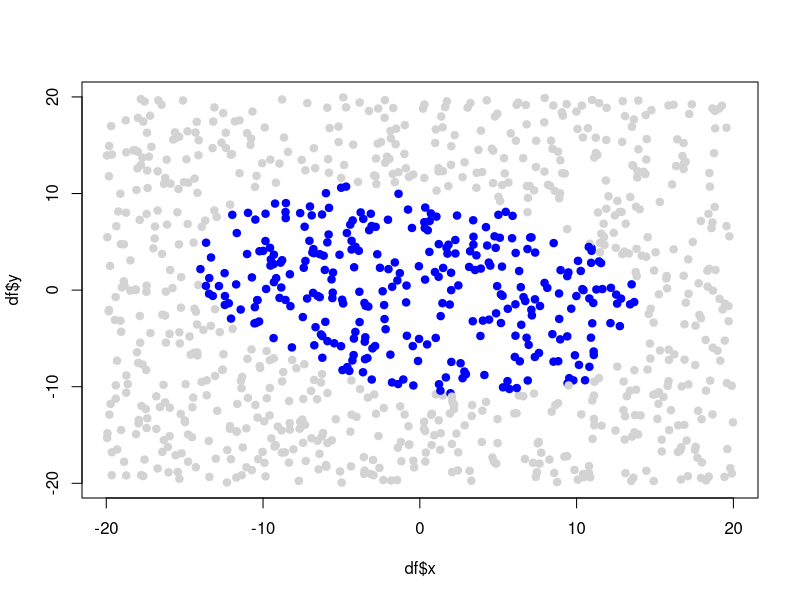

Source code (R):
length <- 20
width <- 20
n_points <- 1000

x_radius <- 10
y_radius <- 15
centre_loc <- c(0, 0)
theta <- 3 * pi / 8

df <- data.frame(x = runif(n_points, -length, length), 
                 y = runif(n_points, -width, width), 
                 color = "lightgray")

for (i in seq(n_points)) {
  D <- ((cos(theta) * df$x[i] + sin(theta) * df$y[i] - centre_loc[1])/x_radius)^2 + 
       ((-sin(theta) * df$x[i] + cos(theta) * df$y[i] - centre_loc[2])/y_radius)^2
  if (D <= 1) {
    df$color[i] <- "blue"
  }
}

plot(df$x, df$y, pch = 19, col = df$color)
